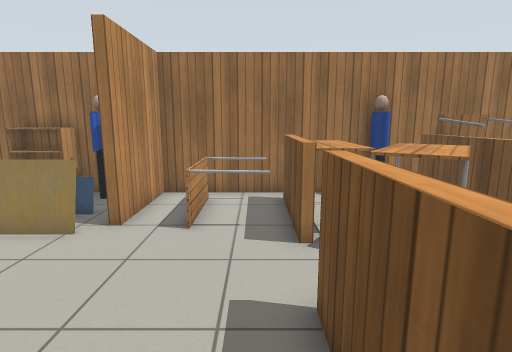
[1] (above)

19 first-person views from a walk through a robot-simulator world made for Gazebo. The camera is 1.3 m above the floor, tilts 10° down and sees 80° across. The floor is counted in squares, 0.5 m on a side. Each view is taken from the middle of a square. On the plan, view 1 faces up. The plan holds only what a view shows up to about 20 squares ahead; the rest is blank. Robots are left out. Gazebo's built-in surfaces are drawn with simple patterns. Simple shapes stand in for some stock models.

[2]
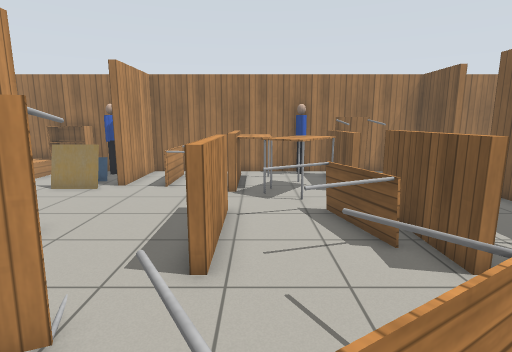

[3]
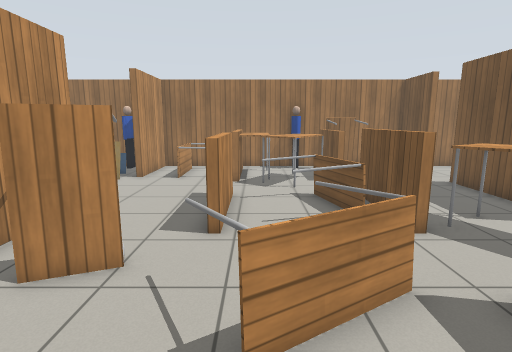

[4]
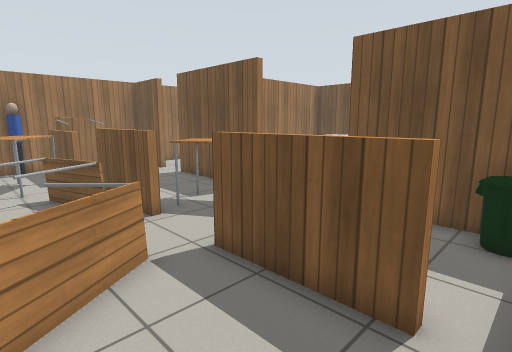

[5]
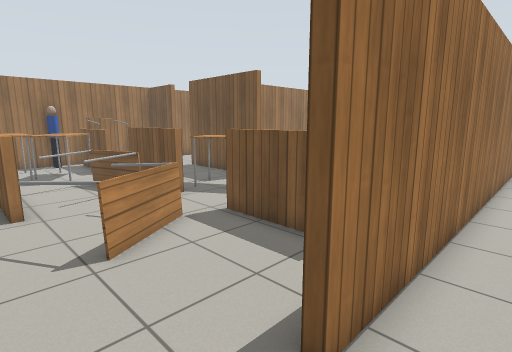

[6]
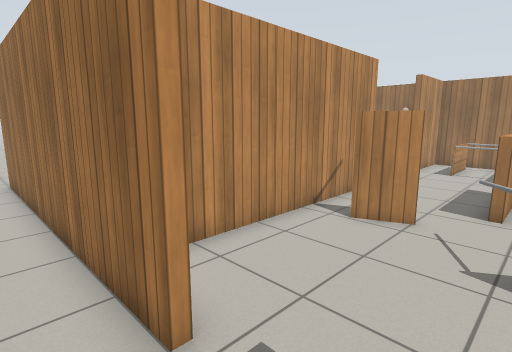

[7]
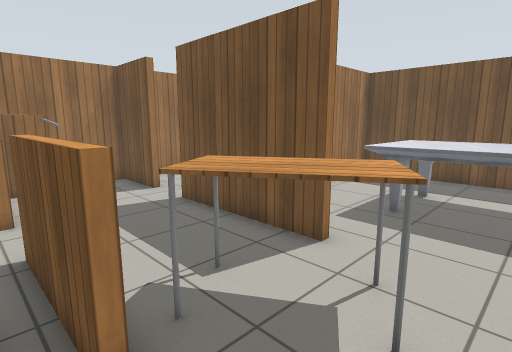

[8]
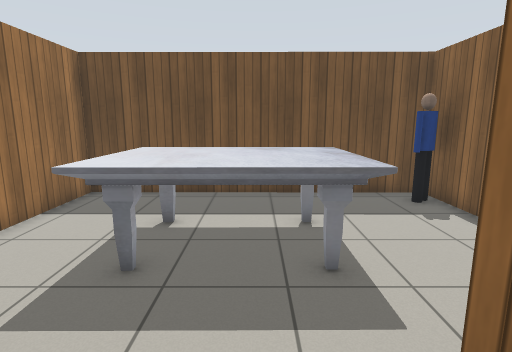

[9]
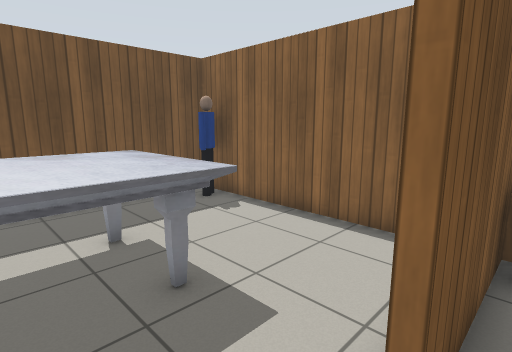

[10]
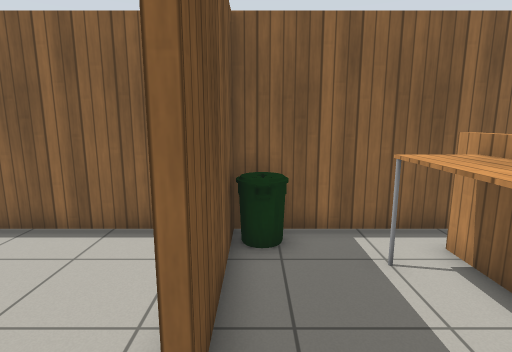

[11]
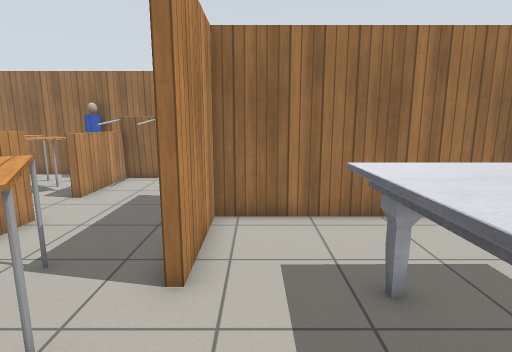

[12]
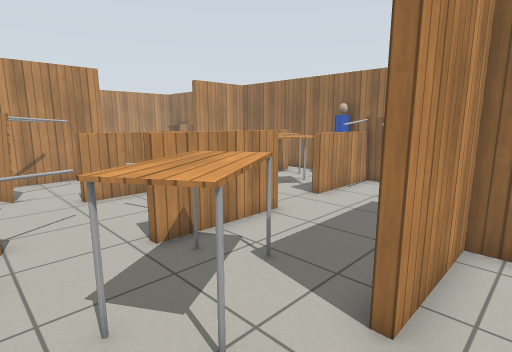

[13]
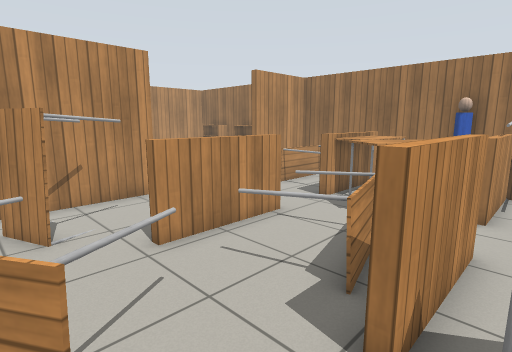

[14]
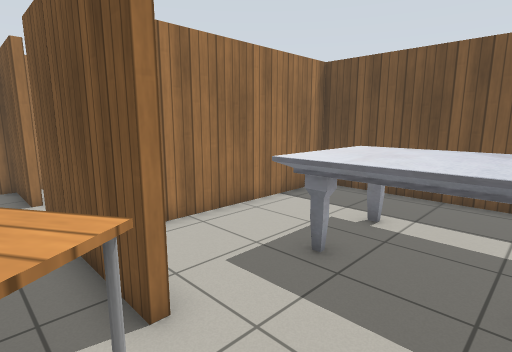

[15]
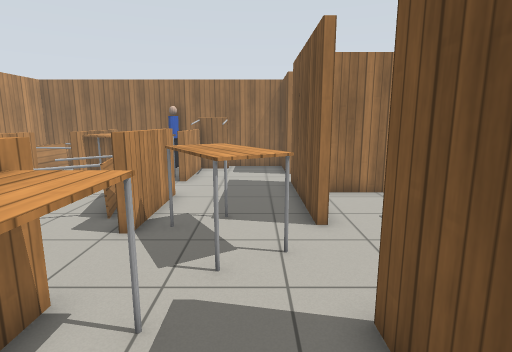

[16]
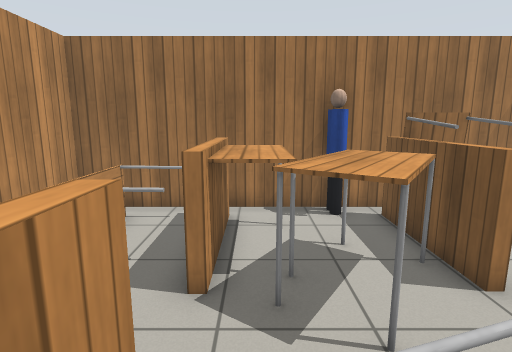

[17]
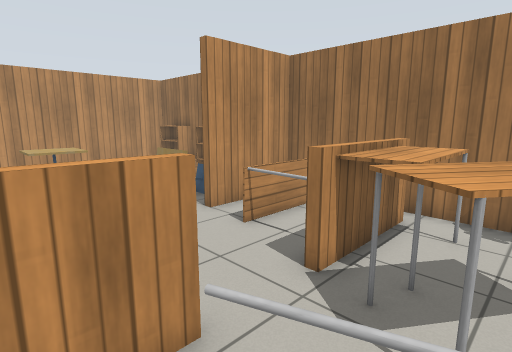

[18]
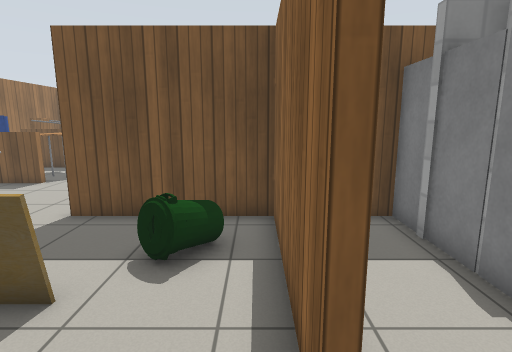

[19]
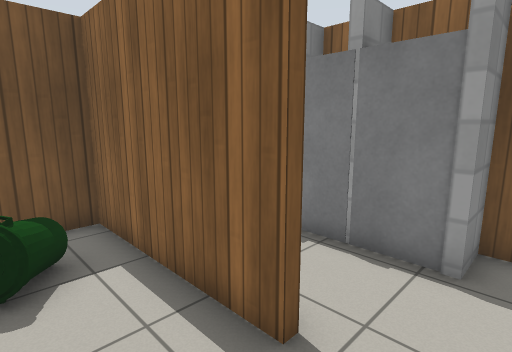

### Floor plan
Key: @ floor where view 1 was taken; # wall or solid block; x gap in a wall; . floor; = window, fence, low wall or low ledge; B bookshelf; P person; T table; C cafe table; M marble table; I bin; L door leaf.
Columns run from 13 left of view 1 to 20 right of it. Each row starts with its distance up from view 1.
 11 ##B#BBB#P########P##########
 10 #  BB   P#.TTT#TTP##T...#..
  9 #  BB  CC#.T..#TT. #T...#.
  8 #     ..C#.T..#TTTT#T.....
  7 #     .CC..TTT#TTTT=.....
  6 #      ........TTT......#
  5 #  CC   ........T.......#
  4 #  CC   ......=.TT......##########
  3 #       ......=T.T==....#........#
  2      C ..#....=...T=....#........#
  1     CC...#....=.TTT=.T..#..MMMM..#
  0     .C...#..T@=....#TTT....MMMM..#
 -1  .  ..II.#.TT...T....TT....MMMM..#
 -2     ...II#.TT....T...T.....MMMM..#
 -3  . ......#....T.TT.#.......MMMM..#
 -4   ..######.....TT..#T...#..MMMM..#
 -5  ....... #.........#T...#........#
 -6  ........#.........#T...#........#
 -7  .#L#L#L#L.........x...I#.......P#
 -8 #############. .##################
 -9 .............   ...............
-10        ..... . . .....

Where each view was taken, in squares from view 1:
view 1: 0 up, 0 right, facing up
view 2: 5 down, 2 right, facing up
view 3: 7 down, 2 right, facing up
view 4: 8 down, 2 right, facing up-right
view 5: 10 down, 0 right, facing up-right
view 6: 10 down, 2 right, facing up-left
view 7: 3 down, 5 right, facing up-right
view 8: 2 down, 9 right, facing right
view 9: 1 down, 10 right, facing down-right
view 10: 1 down, 10 right, facing down
view 11: 4 down, 12 right, facing up
view 12: 3 down, 12 right, facing up-left
view 13: 3 down, 7 right, facing up-left
view 14: 3 down, 9 right, facing up-right
view 15: 7 down, 9 right, facing up
view 16: 2 up, 2 right, facing up
view 17: 2 up, 4 right, facing up-left
view 18: 3 down, 12 left, facing right
view 19: 1 down, 12 left, facing down-right
